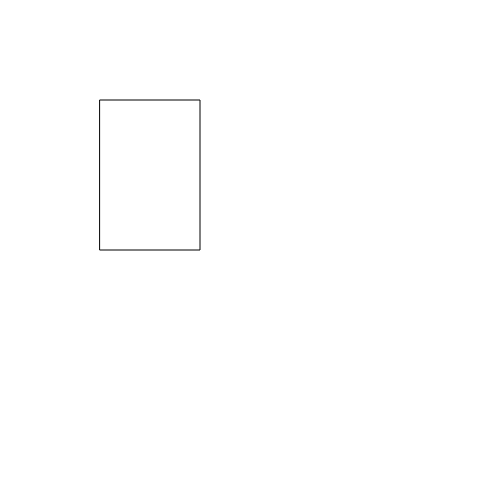
Frame 1 (no input)
Frame 60 (no input): identical to frame 1, image omitted
Frame 120 (the mouse pressed at the canvas centre since frame 60): identical to frame 1, image omitted

The p5.js sketch that drew this single still picture (run headless with seeded random() and noise() and a simulated clock; from frame 60 on, the mouse is pressed at the canvas centre):

// p5.js sketch
// ── sketch.js
function setup() {
  createCanvas(500,500);
}

function draw() {
  background(255);

  rect(100, 100, 100, 150);

}
